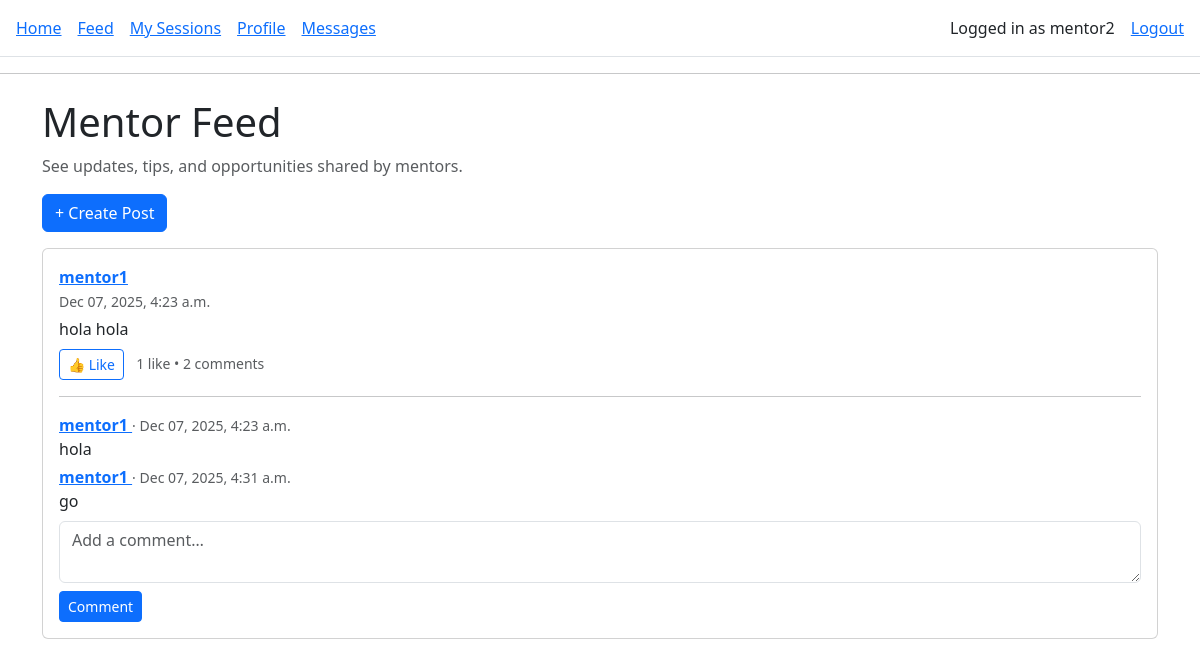
/feed/ (signed in), run on an earlier commit of the app's database.
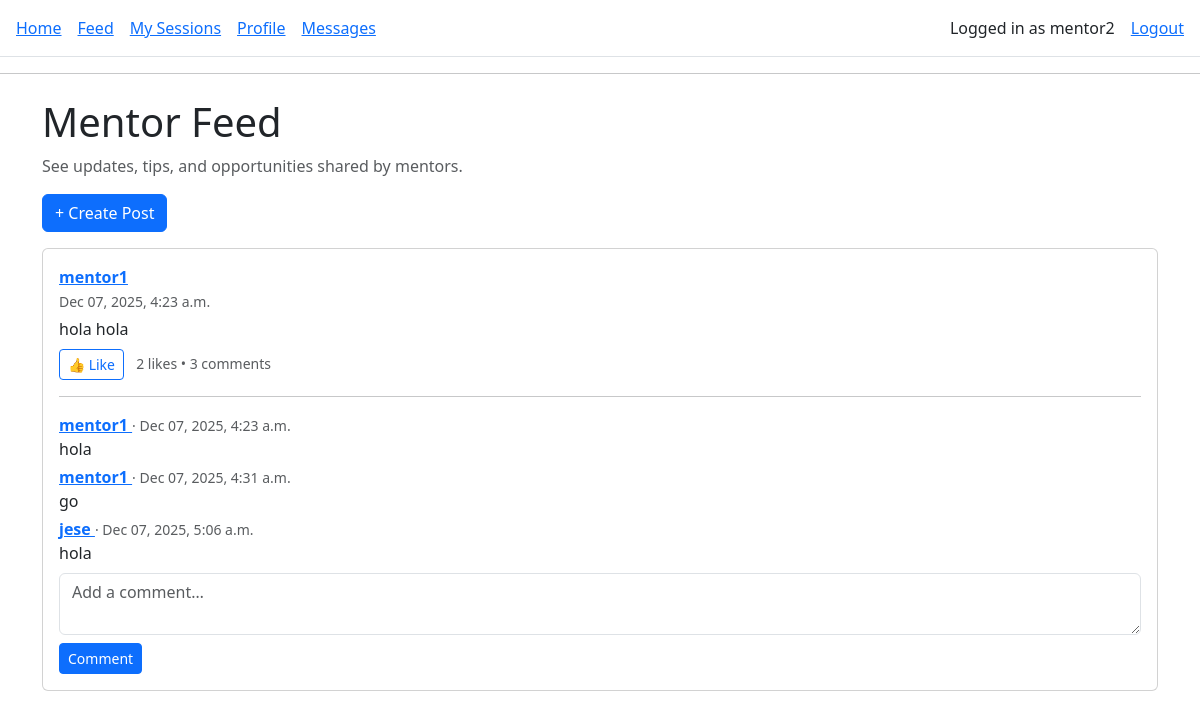
And on a later commit of the database.
### core/models.py (models this page shows, shortened)
class Post(models.Model):
    author = models.ForeignKey(
        "Profile",
        related_name="posts",
        on_delete=models.CASCADE,
    )
    content = models.TextField()
    image = models.ImageField(
        upload_to="post_images/",
        blank=True,
        null=True,
    )
    created_at = models.DateTimeField(auto_now_add=True)
    class Meta:
        ordering = ["-created_at"]  # newest first

class Profile(models.Model):
    ROLE_CHOICES = [
        ("MENTOR", "Mentor"),
        ("MENTEE", "Mentee"),
    ]
    user = models.OneToOneField(
        settings.AUTH_USER_MODEL,
        on_delete=models.CASCADE,
        related_name="profile",
    )
    role = models.CharField(max_length=10, choices=ROLE_CHOICES)
    public_id = models.CharField(
        max_length=10,
        unique=True,
        editable=False,
        blank=True,
        null=True,
    )
    bio = models.TextField(blank=True)
    skills = models.CharField(
        max_length=255,
        blank=True,
        help_text="Comma-separated skills, e.g. Python, Data Science, Resume Review",
    )
    hourly_rate = models.DecimalField(
        max_digits=6,
        decimal_places=2,
        null=True,
        blank=True,
        help_text="Only for mentors",
    )
    photo = models.ImageField(
        upload_to="profiles/",
        blank=True,
        null=True,
    )

class PostComment(models.Model):
    post = models.ForeignKey(
        Post,
        related_name="comments",
        on_delete=models.CASCADE,
    )
    author = models.ForeignKey(
        Profile,
        related_name="comments",
        on_delete=models.CASCADE,
    )
    text = models.TextField()
    created_at = models.DateTimeField(auto_now_add=True)

### core/views.py (the view)
# urls.py: path("feed/", views.feed, name="feed"),
@login_required
def feed(request):
    profile = request.user.profile
    if profile.role == "MENTEE":
        followed_ids = Follow.objects.filter(
            follower=profile
        ).values_list("mentor_id", flat=True)
        posts = Post.objects.filter(author_id__in=followed_ids)
    else:
        posts = Post.objects.all()
    posts = (
        posts
        .select_related("author", "author__user")
        .prefetch_related(
            "likes",
            "comments",
            "comments__author",
            "comments__author__user",
        )
        .order_by("-created_at")
    )
    liked_post_ids = set(
        PostLike.objects
        .filter(user=profile, post__in=posts)
        .values_list("post_id", flat=True)
    )
    comment_form = CommentForm()
    return render(
        request,
        "core/feed.html",
        {
            "posts": posts,
            "liked_post_ids": liked_post_ids,
            "comment_form": comment_form,
        },
    )

### core/forms.py
class CommentForm(forms.ModelForm):
    class Meta:
        model = PostComment
        fields = ["text"]
        widgets = {
            "text": forms.Textarea(
                attrs={
                    "class": "form-control",
                    "rows": 2,
                    "placeholder": "Add a comment…",
                }
            )
        }

### templates/core/feed.html (shortened to what this page needs)
{% extends "base.html" %}
{% block content %}
<div class="container mt-4">
    <h1>Mentor Feed</h1>
    <p class="text-muted">
        See updates, tips, and opportunities shared by mentors.
    </p>
    {% if user.profile.role == "MENTOR" %}
        <a href="{% url 'create_post' %}" class="btn btn-primary mb-3">
            + Create Post
        </a>
    {% endif %}
    {% if posts %}
        {% for post in posts %}
            <div class="card mb-3">
                <div class="card-body">
                    <p class="mb-1">
                        <strong>
                            <a href="{% url 'profile_public' post.author.id %}">
                                {{ post.author.user.username }}
                            </a>
                        </strong>
                        <br>
                        <small class="text-muted">
                            {{ post.created_at|date:"M d, Y, g:i a" }}
                        </small>
                    </p>
                    <p class="mb-2">{{ post.content }}</p>
                    <div class="mb-2">
                        <form method="post" action="{% url 'toggle_like' post.id %}" class="d-inline">
                            {% if post.id in liked_post_ids %}
                                <button type="submit" class="btn btn-sm btn-primary">
                                    👍 Liked
                                </button>
                            {% else %}
                                <button type="submit" class="btn btn-sm btn-outline-primary">
                                    👍 Like
                                </button>
                            {% endif %}
                        </form>
                        <span class="ms-2 small text-muted">
                            {{ post.likes.count }} like{% if post.likes.count != 1 %}s{% endif %}
                            •
                            {{ post.comments.count }} comment{% if post.comments.count != 1 %}s{% endif %}
                        </span>
                    </div>
                    <hr>
                    {% if post.comments.all %}
                        <div class="mb-2">
                            {% for c in post.comments.all %}
                                <p class="mb-1">
                                    <strong>
                                        <a href="{% url 'profile_public' c.author.id %}">
                                            {{ c.author.user.username }}
                                        </a>
                                    </strong>
                                    <small class="text-muted">
                                        · {{ c.created_at|date:"M d, Y, g:i a" }}
                                    </small>
                                    <br>
                                    {{ c.text }}
                                </p>
                            {% endfor %}
                        </div>
                    {% endif %}
                    <form method="post" action="{% url 'add_comment' post.id %}">
                        <div class="mb-2">
                            {{ comment_form.text }}
                        </div>
                        <button type="submit" class="btn btn-sm btn-primary">
                            Comment
                        </button>
                    </form>
                </div>
            </div>
        {% endfor %}
    {% else %}
        <div class="alert alert-info">
            No posts yet. Be the first to share something!
        </div>
    {% endif %}
</div>
{% endblock %}

What changed in the data, as far as the page shows it:
shown differently, row unchanged: Post "hola hola": likes.count "1" → "2"; comments.count "2" → "3"; now shows "s"
added PostComment: author.user.username "jese", created_at "Dec 07, 2025, 5:06 a.m.", text "hola"
